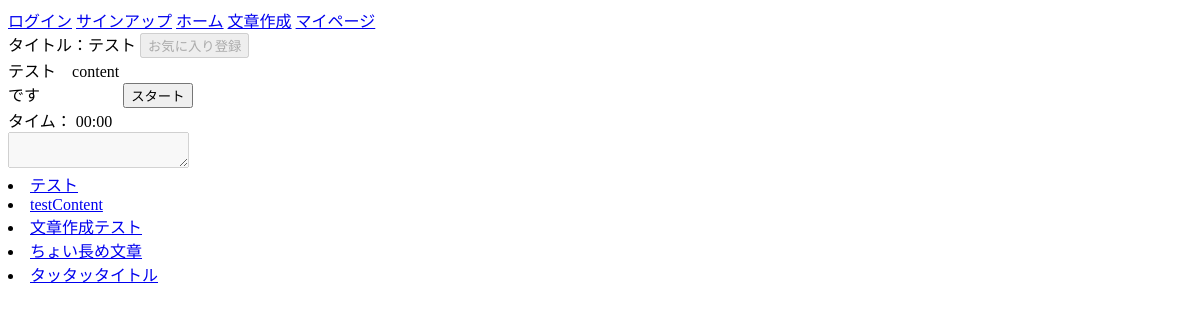
/1/, run on the app's committed database.
### contentapp/models.py (models this page shows, shortened)
class Content(models.Model):
    user = models.ForeignKey(
        settings.AUTH_USER_MODEL,
        on_delete=models.SET_NULL,
        null=True,
        blank=True
    )
    title = models.CharField(max_length=30, unique=True)
    sentence = models.TextField()
    is_public = models.BooleanField(default=True)
    created_at = models.DateTimeField(auto_now_add=True)

### typingapp/views.py (the view, shortened to what this page needs)
# urls.py: path('<int:pk>/', views.IndexView.as_view(), name='typing'),
class IndexView(generic.DetailView):
    model = Content
    template_name = "index.html"
    context_object_name = "content_object"
    def get_object(self, queryset=None):
        pk = self.kwargs.get("pk", 1)
        return Content.objects.get(pk=pk)
    def get_context_data(self, **kwargs):
        context = super().get_context_data(**kwargs)
        pk = self.kwargs['pk']
        content = Content.objects.get(pk=pk)
        if self.request.user.is_authenticated:
            is_favorite = Favorite.objects.filter(user=self.request.user, title=content).exists()
        else:
            is_favorite = False
        context['is_favorite'] = is_favorite
        context['content_list'] = Content.objects.all()
        return context

### typingapp/templates/index.html (shortened to what this page needs)
{% extends "base.html" %}
{% load static %}
{% block contents %}
    <div id="title">
        タイトル：{{ content_object.title }}
        {% if user.is_authenticated %}
            {% if is_favorite %}
                <form method="POST">
                    {% csrf_token %}
                    <input type="hidden" name="action" value="delete_favorite">
                    <input type="submit" value="お気に入り削除">
                </form>
            {% else %}
                <form method="POST">
                    {% csrf_token %}
                    <input type="hidden" name="action" value="add_favorite">
                    <input type="submit" value="お気に入り登録">
                </form>
            {% endif %}
        {% else %}
            <input type="submit" value="お気に入り登録" disabled>
        {% endif %}
    </div>
    <div id="target-sentence">{{ content_object.sentence }}</div>
    <button id="start-button">スタート</button>
    <div id="timer">タイム： 00:00</div>
    <textarea id="typing-input" disabled></textarea>
    {% for content in content_list %}
        <li><a href="{% url "typingapp:typing" content.pk %}">{{ content.title }}</a></li>
    {% endfor %}
{% endblock  %}

### typingproject/static/css/style.css (style rules this page uses)
#target-sentence { white-space: pre-wrap; display: inline-block; }

### data on the page
Content: title "テスト"
Content: title "testContent"
Content: title "文章作成テスト"
Content: title "ちょい長め文章"
Content: title "タッタッタイトル"
